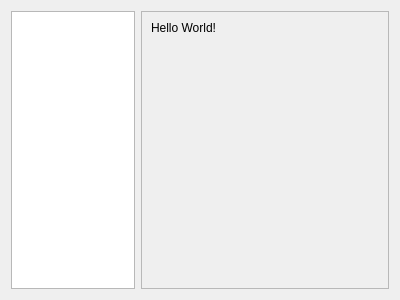
<?xml version="1.0" encoding="UTF-8"?>
<ui version="4.0">
 <class>RemoteDev::Internal::RemoteOptionsWidget</class>
 <widget class="QWidget" name="RemoteDev::Internal::RemoteOptionsWidget">
  <property name="geometry">
   <rect>
    <x>0</x>
    <y>0</y>
    <width>400</width>
    <height>300</height>
   </rect>
  </property>
  <property name="windowTitle">
   <string>Form</string>
  </property>
  <layout class="QHBoxLayout" name="horizontalLayout">
   <item>
    <widget class="QListView" name="aliasList">
     <property name="sizePolicy">
      <sizepolicy hsizetype="Minimum" vsizetype="Expanding">
       <horstretch>2</horstretch>
       <verstretch>0</verstretch>
      </sizepolicy>
     </property>
     <property name="minimumSize">
      <size>
       <width>40</width>
       <height>0</height>
      </size>
     </property>
    </widget>
   </item>
   <item>
    <widget class="QScrollArea" name="connectionSettings">
     <property name="sizePolicy">
      <sizepolicy hsizetype="Expanding" vsizetype="Expanding">
       <horstretch>4</horstretch>
       <verstretch>0</verstretch>
      </sizepolicy>
     </property>
     <property name="widgetResizable">
      <bool>true</bool>
     </property>
     <widget class="QWidget" name="scrollAreaWidgetContents">
      <property name="geometry">
       <rect>
        <x>0</x>
        <y>0</y>
        <width>251</width>
        <height>284</height>
       </rect>
      </property>
      <layout class="QVBoxLayout" name="verticalLayout">
       <item>
        <widget class="QLabel" name="helloWorld">
         <property name="text">
          <string>Hello World!</string>
         </property>
        </widget>
       </item>
       <item>
        <spacer name="verticalSpacer">
         <property name="orientation">
          <enum>Qt::Vertical</enum>
         </property>
         <property name="sizeHint" stdset="0">
          <size>
           <width>20</width>
           <height>40</height>
          </size>
         </property>
        </spacer>
       </item>
      </layout>
     </widget>
    </widget>
   </item>
  </layout>
 </widget>
 <resources/>
 <connections/>
</ui>
